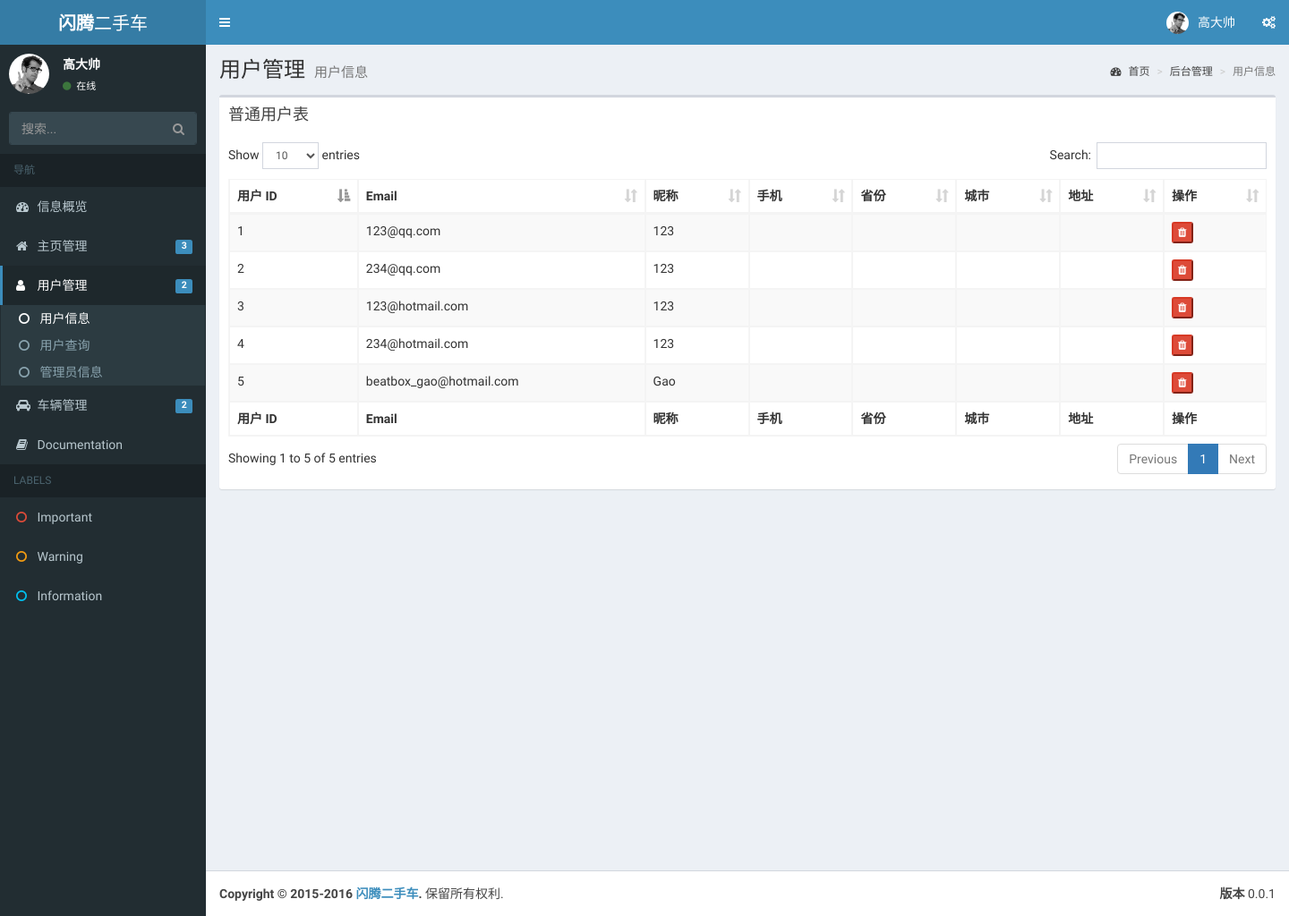
Page /dashboard/user/userinfo.php on the committed database.
### tables this page shows
create table user (
	id INT(20) primary key auto_increment,
    email varchar(50) not null unique,
    password varchar(20) not null,
    nickname varchar(20) not null,
    phone varchar(12),
    rate TINYINT not null,
    province varchar(10),
    city varchar(10),
    address varchar(30),
    motto text
);

### dashboard/user/userinfo.php (the view, shortened to what this page needs)
<!DOCTYPE html>
<html>
<head>
    <link rel="stylesheet" href="../../bootstrap/css/bootstrap.min.css">
    <link rel="stylesheet" href="https://maxcdn.bootstrapcdn.com/font-awesome/4.4.0/css/font-awesome.min.css">
    <link rel="stylesheet" href="https://code.ionicframework.com/ionicons/2.0.1/css/ionicons.min.css">
    <link rel="stylesheet" href="../../plugins/datatables/dataTables.bootstrap.css">
    <link rel="stylesheet" href="../../dist/css/AdminLTE.min.css">
    <link rel="stylesheet" href="../../dist/css/skins/_all-skins.min.css">
</head>
<body class="hold-transition skin-blue sidebar-mini">
<?php
include_once('../../db.php');
?>
<div class="wrapper">
    <header class="main-header">
        <a href="../dashboard.php" class="logo">
            <span class="logo-lg"><b>闪腾</b>二手车</span>
        </a>
        <nav class="navbar navbar-static-top" role="navigation">
            <a href="#" class="sidebar-toggle" data-toggle="offcanvas" role="button">
            </a>
            <div class="navbar-custom-menu">
                <ul class="nav navbar-nav">
                    <li class="dropdown user user-menu">
                        <a href="#" class="dropdown-toggle" data-toggle="dropdown">
                            <img src="../../dist/img/user2-160x160.jpg" class="user-image" alt="User Image">
                            <span class="hidden-xs">高大帅</span>
                        </a>
                    </li>
                    <li>
                        <a href="#" data-toggle="control-sidebar"><i class="fa fa-gears"></i></a>
                    </li>
                </ul>
            </div>
        </nav>
    </header>
    <aside class="main-sidebar">
        <section class="sidebar">
            <div class="user-panel">
                <div class="pull-left image">
                    <img src="../../dist/img/user2-160x160.jpg" class="img-circle" alt="User Image">
                </div>
                <div class="pull-left info">
                    <p>高大帅</p>
                    <a href="#"><i class="fa fa-circle text-success"></i> 在线</a>
                </div>
            </div>
            <form action="#" method="get" class="sidebar-form">
                <div class="input-group">
                    <input type="text" name="q" class="form-control" placeholder="搜索...">
              <span class="input-group-btn">
                <button type="submit" name="search" id="search-btn" class="btn btn-flat"><i class="fa fa-search"></i></button>
              </span>
                </div>
            </form>
            <ul class="sidebar-menu">
                <li class="header">导航</li>
                <li class="">
                    <a href="../../index.html">
                        <i class="fa fa-dashboard"></i>
                        <span>信息概览</span>
                    </a>
                </li>
                <li class="treeview">
                    <a href="#">
                        <i class="fa fa-home"></i>
                        <span>主页管理</span>
                        <span class="label label-primary pull-right">3</span>
                    </a>
                </li>
                <li class="active treeview">
                    <a href="#">
                        <i class="fa fa-user"></i>
                        <span>用户管理</span>
                        <span class="label label-primary pull-right">2</span>
                    </a>
                    <ul class="treeview-menu">
                        <li class="active"><a href="userinfo.php"><i class="fa fa-circle-o"></i> 用户信息</a></li>
                        <li><a href="../../pages/layout/boxed.html"><i class="fa fa-circle-o"></i> 用户查询</a></li>
                        <li><a href="admininfo.php"><i class="fa fa-circle-o"></i> 管理员信息</a></li>
                    </ul>
                </li>
                <li class="treeview">
                    <a href="#">
                        <i class="fa fa-car"></i>
                        <span>车辆管理</span>
                        <span class="label label-primary pull-right">2</span>
                    </a>
                </li>
                <li><a href="documentation/index.html"><i class="fa fa-book"></i> <span>Documentation</span></a></li>
                <li class="header">LABELS</li>
                <li><a href="#"><i class="fa fa-circle-o text-red"></i> <span>Important</span></a></li>
                <li><a href="#"><i class="fa fa-circle-o text-yellow"></i> <span>Warning</span></a></li>
                <li><a href="#"><i class="fa fa-circle-o text-aqua"></i> <span>Information</span></a></li>
            </ul>
        </section>
    </aside>
    <div class="content-wrapper">
        <section class="content-header">
            <h1>
                用户管理
                <small>用户信息</small>
            </h1>
            <ol class="breadcrumb">
                <li><a href="../../index.php"><i class="fa fa-dashboard"></i> 首页</a></li>
                <li class="active"><a href="#">后台管理</a></li>
                <li class="active">用户信息</li>
            </ol>
        </section>
        <section class="content">
            <div class="box">
                <div class="box-header">
                    <h3 class="box-title">普通用户表</h3>
                </div>
                <div class="box-body">
                    <table id="example1" class="table table-bordered table-striped">
                        <thead>
                        <tr>
                            <th>用户 ID</th>
                            <th>Email</th>
                            <th>昵称</th>
                            <th>手机</th>
                            <th>省份</th>
                            <th>城市</th>
                            <th>地址</th>
                            <th>操作</th>
                        </tr>
                        </thead>
                        <tbody>
                        <?php
                        $result = $con->query('select * from user where rate = 0;');
                        while ($row = $result->fetch_array()) {
                            echo '<tr><td>'.$row['id'].'</td>';
                            echo '<td>'.$row['email'].'</td>';
                            echo '<td>'.$row['nickname'].'</td>';
                            echo '<td>'.$row['phone'].'</td>';
                            echo '<td>'.$row['province'].'</td>';
                            echo '<td>'.$row['city'].'</td>';
                            echo '<td>'.$row['address'].'</td>';
                            echo    '<td>
                                        <form method="post" action="deleteuser.php">
                                            <input name="deleteid" class="sr-only" value="';
                            echo '" />
                                            <button type="submit" class="btn-xs btn-danger">
                                                <i class="fa fa-trash"></i>
                                            </button>
                                        </form>
                                    </td></tr>';
                        }
                        ?>
                        </tbody>
                        <tfoot>
                        <tr>
                            <th>用户 ID</th>
                            <th>Email</th>
                            <th>昵称</th>
                            <th>手机</th>
                            <th>省份</th>
                            <th>城市</th>
                            <th>地址</th>
                            <th>操作</th>
                        </tr>
                        </tfoot>
                    </table>
                </div>
            </div>
        </section>
    </div>
    <footer class="main-footer">
        <div class="pull-right hidden-xs">
            <b>版本</b> 0.0.1
        </div>
        <strong>Copyright &copy; 2015-2016 <a href="#">闪腾二手车</a>.</strong> 保留所有权利.
    </footer>
</div>
</body>
</html>

### rows in the picture
user: id "1", email "123@qq.com", nickname "123"
user: id "2", email "234@qq.com", nickname "123"
user: id "3", email "123@hotmail.com", nickname "123"
user: id "4", email "234@hotmail.com", nickname "123"
user: id "5", email "beatbox_gao@hotmail.com", nickname "Gao"
